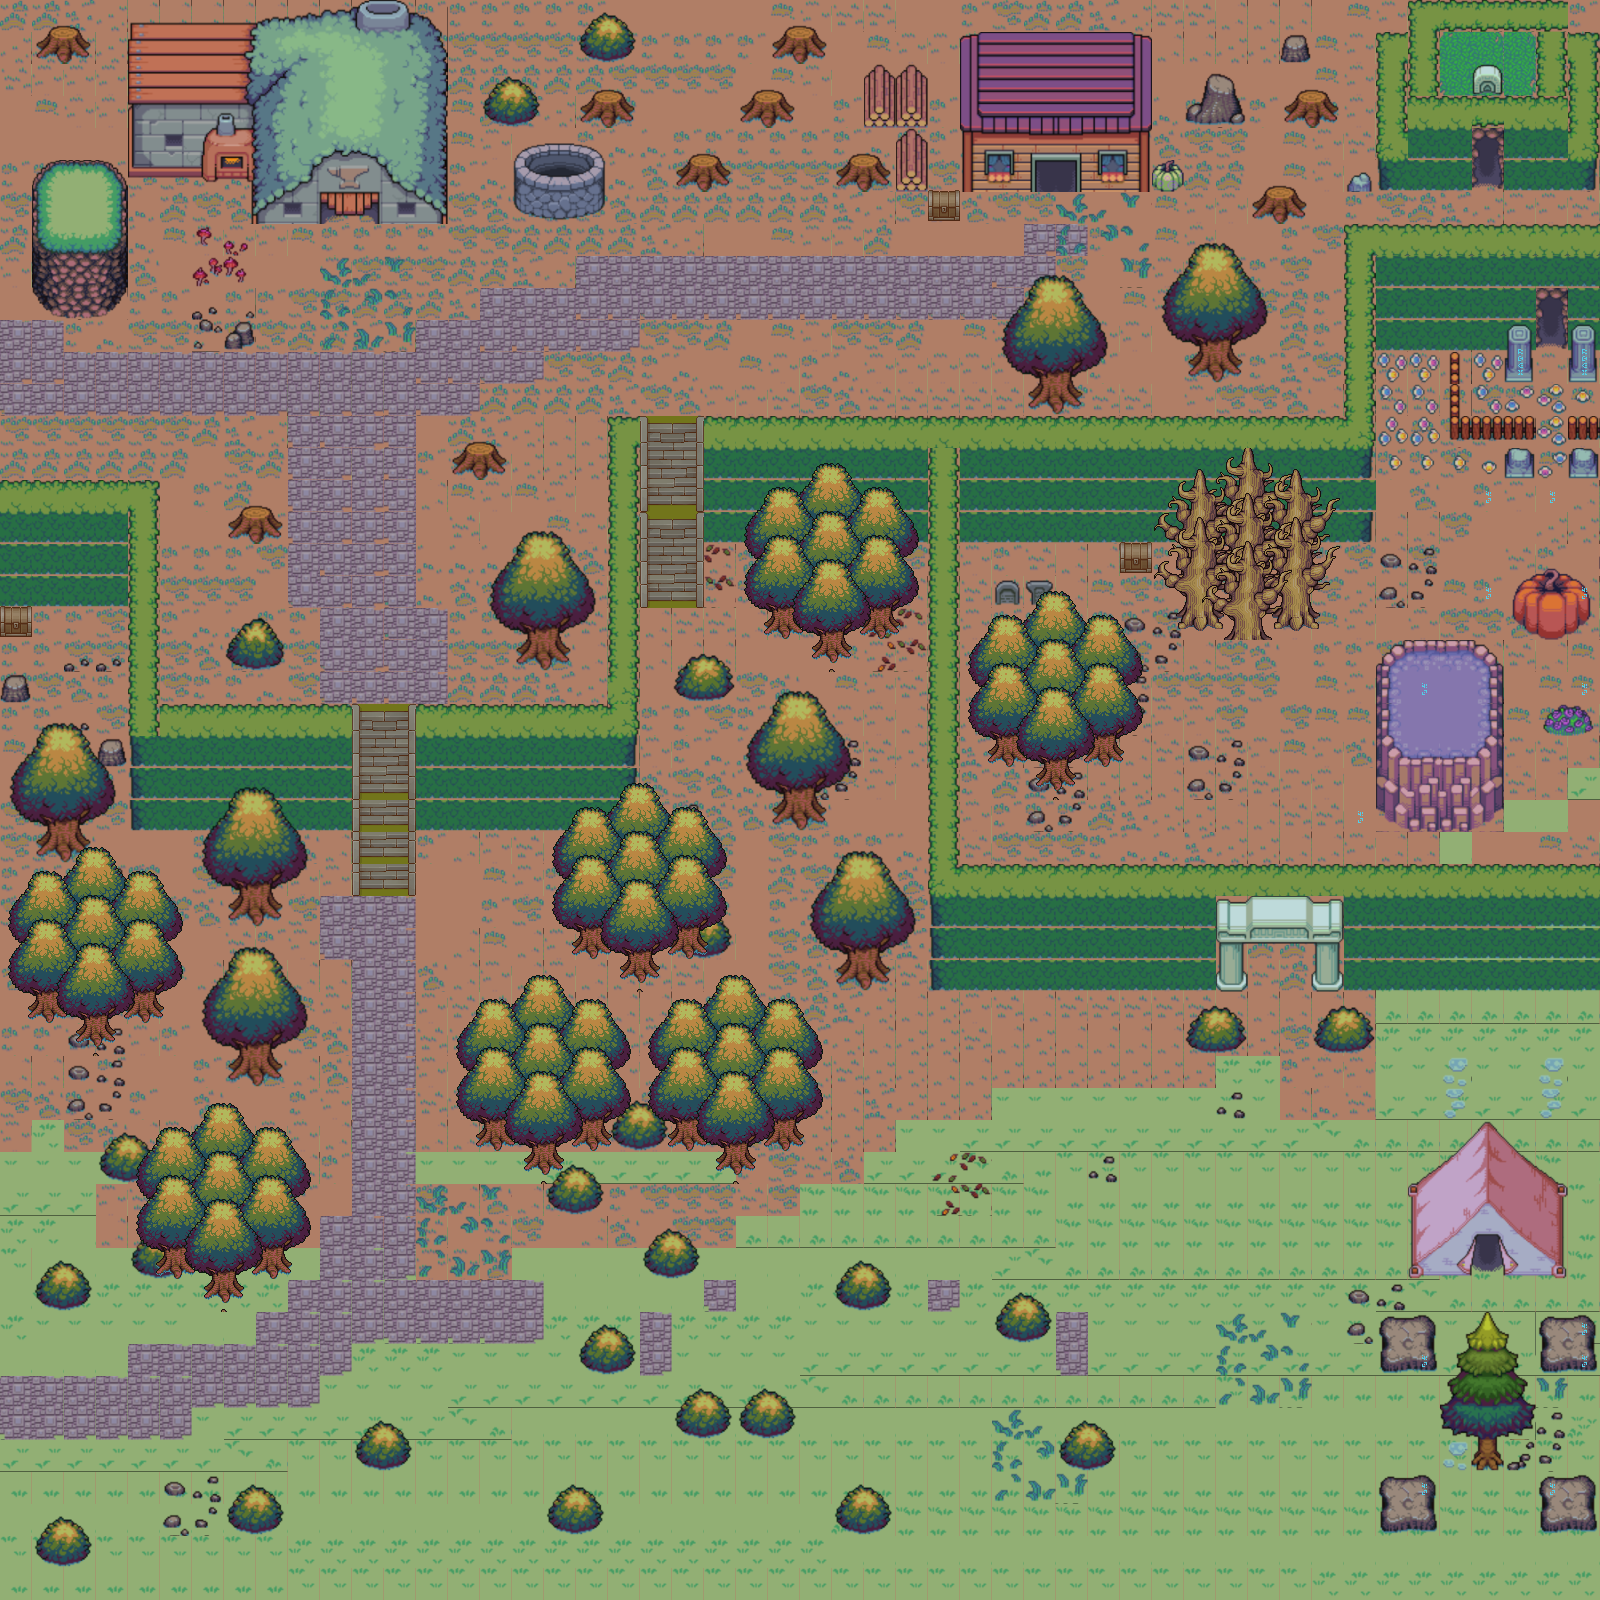

Below is a game level as drawn by its tile map, then a one-line description and the .tmx that defines it (tile-layer data replaced by summaries):
An orthogonal 50x50 tile map with 32x32 px tiles, 8 tile layers (Ground, Wall, Surface, Ledder, ...), 5 tilesets.

<map version="1.10" tiledversion="1.11.0" orientation="orthogonal" renderorder="right-down" width="50" height="50" tilewidth="32" tileheight="32" infinite="0" nextlayerid="14" nextobjectid="1">
 <tileset firstgid="1" source="Grassland Tileset.tsx" />
 <tileset firstgid="419" source="Pack 1 expansion.tsx" />
 <tileset firstgid="559" source="Reg tree wall.tsx" />
 <tileset firstgid="676" source="TX Props.tsx" />
 <tileset firstgid="932" source="TX Struct.tsx" />
 <layer id="2" name="Ground" width="50" height="50" locked="1">
  <data>[2500 cells, 2500 non-empty, 22 distinct tile ids]</data>
 </layer>
 <layer id="1" name="Wall" width="50" height="50" locked="1">
  <data>[2500 cells, 380 non-empty, 44 distinct tile ids]</data>
 </layer>
 <layer id="4" name="Surface" width="50" height="50" locked="1">
  <data>[2500 cells, 419 non-empty, 73 distinct tile ids]</data>
 </layer>
 <layer id="9" name="Ledder" width="50" height="50" locked="1">
  <data>[2500 cells, 24 non-empty, 6 distinct tile ids]</data>
 </layer>
 <layer id="13" name="House" width="50" height="50">
  <data>[2500 cells, 103 non-empty, 85 distinct tile ids]</data>
 </layer>
 <layer id="12" name="Decorate" width="50" height="50">
  <data>[2500 cells, 333 non-empty, 110 distinct tile ids]</data>
 </layer>
 <layer id="7" name="Forest" width="50" height="50" locked="1">
  <data>[2500 cells, 274 non-empty, 70 distinct tile ids]</data>
 </layer>
 <layer id="8" name="Magic" width="50" height="50" locked="1">
  <data>[2500 cells, 22 non-empty, 5 distinct tile ids]</data>
 </layer>
</map>
